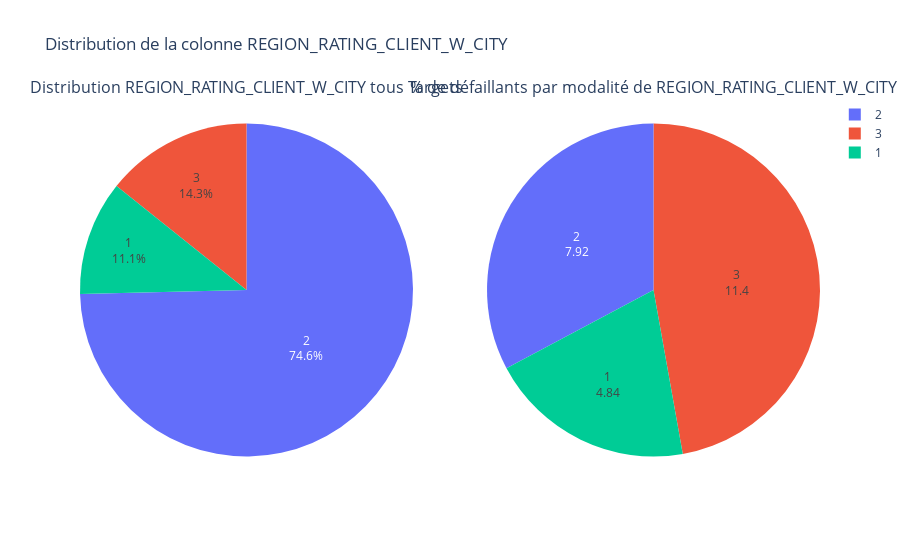

Here is the notebook cell this chart was saved with:
### Markdown cell above
<b><u>Distribution de la feature catégorielle REGION_RATING_CLIENT_W_CITY</u></b>

Cette feature est la note fournie par la société "Prêt à dépenser" à la région de chaque client en fonction des enquêtes qu'ils ont pu effectuer. Cette note prend également en compte la Ville dans laquelle réside le client. <br>
Il est important de prendre en compte la ville car même si certaines régions ont une bonne note dans une ville en particulier, mais que cette ville n'a pas une note élevée, le candidat recevra une note moyenne et non une note élevée.<br>
Il contient des valeurs comprises entre 1 et 3.

### Code cell
# Voyons les catégories uniques de 'REGION_RATING_CLIENT_W_CITY'
print_unique_categories(application_train, 'REGION_RATING_CLIENT_W_CITY')

#plotting the Pie Plot for the Column
plot_categorical_variables_pie(application_train, column_name = 'REGION_RATING_CLIENT_W_CITY')
print('-'*100)

### Figure 1 — Plotly figure (JSON) as saved in the notebook; plotly's stock layout.template omitted (floating-point values rounded to 4 significant figures)
{"data": [{"domain": {"x": [0, 0.45], "y": [0, 1]}, "hole": 0, "labels": [2, 3, 1], "textinfo": "label+percent", "textposition": "inside", "type": "pie", "values": [229484, 43860, 34167]}, {"domain": {"x": [0.55, 1], "y": [0, 1]}, "hole": 0, "hoverinfo": "label+value", "labels": [2, 3, 1], "textinfo": "label+value", "type": "pie", "values": [7.92, 11.4, 4.84]}], "layout": {"annotations": [{"font": {"size": 16}, "showarrow": false, "text": "Distribution REGION_RATING_CLIENT_W_CITY tous Targets", "x": 0.225, "xanchor": "center", "xref": "paper", "y": 1, "yanchor": "bottom", "yref": "paper"}, {"font": {"size": 16}, "showarrow": false, "text": "% de défaillants par modalité de REGION_RATING_CLIENT_W_CITY", "x": 0.775, "xanchor": "center", "xref": "paper", "y": 1, "yanchor": "bottom", "yref": "paper"}], "autosize": true, "title": {"text": "Distribution de la colonne REGION_RATING_CLIENT_W_CITY"}}}
